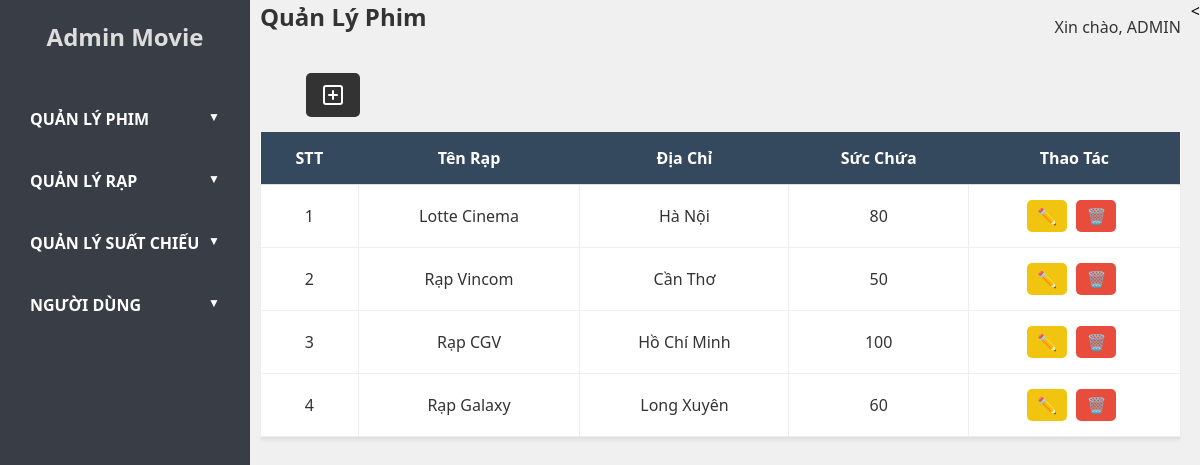
The page /admin.php?controller=theater&action=index (signed in) on the database its author committed.
### tables this page shows
CREATE TABLE `theaters` (
  `id` int NOT NULL,
  `name` varchar(100) NOT NULL,
  `address` varchar(255) NOT NULL,
  `capacity` int NOT NULL
);

### models/BaseModel.php (called while the page is built, shortened)
<?php
class BaseModel
{
     protected $conn;
     protected $table;
     public function __construct($db, $table)
     {
          $this->conn = $db;
          $this->table = $table;
     }
     public function getAll()
     {
          $query = "SELECT * FROM " . $this->table;
          $stmt = $this->conn->prepare($query);
          $stmt->execute();
          return $stmt->fetchAll(PDO::FETCH_ASSOC);
     }
}
?>

### views/admin/admin_theater/theater_list.php (the view)
<div class="main-content">
     <div class="header">
          <h1>Quản Lý Phim</h1>
          <div class="user-info">
               <span>Xin chào, ADMIN</span>
          </div>
     </div>
     <div class="nav-search">
          <div class="add">
               <a href="admin.php?controller=theater&action=edit" class="add-btn">
                    <svg xmlns="http://www.w3.org/2000/svg" width="24" height="24" viewBox="0 0 24 24" fill="none"
                         stroke="currentColor" stroke-width="2" stroke-linecap="round" stroke-linejoin="round"
                         class="lucide lucide-square-plus">
                         <rect width="18" height="18" x="3" y="3" rx="2" />
                         <path d="M8 12h8" />
                         <path d="M12 8v8" />
                    </svg>
               </a>
          </div>
     </div>
     <div class="table-container">
          <table>
               <thead>
                    <tr>
                         <th>STT</th>
                         <th>Tên Rạp</th>
                         <th>Địa Chỉ</th>
                         <th>Sức Chứa</th>
                         <th>Thao Tác</th>
                    </tr>
               </thead>
               <tbody>
                    <?php $i = 1;
                    foreach ($theaters as $theater): ?>
                         <tr>
                              <td><?= $i ?></td>
                              <td><?= htmlspecialchars($theater['name']) ?></td>
                              <td><?= htmlspecialchars($theater['address']) ?></td>
                              <td><?= htmlspecialchars($theater['capacity']) ?></td>
                              <td class="table-setting">
                                   <a href="admin.php?controller=theater&action=edit&id=<?= $theater['id']; ?>"
                                        class="edit-btn">✏️</a>
                                   <a href="#" class="delete-btn" onclick="deleteTheater(<?= $theater['id']; ?>)">
                                        🗑️
                                   </a>
                              </td>
                         </tr>
                         <?php $i++; endforeach; ?>
               </tbody>
          </table>
     </div>
</div>
<

### public/css/admin/style.css (style rules this page uses)
* { margin: 0; padding: 0; box-sizing: border-box; font-family: 'Segoe UI', Tahoma, Geneva, Verdana, sans-serif; }
body { display: flex; height: 100vh; background-color: #f0f0f0; }
.table-container { height: 550px; overflow-y: auto; }
.main-content { height: 100%; flex: 1; padding: 0 10px; }
.header { display: flex; justify-content: space-between; align-items: center; margin-bottom: 20px; }
.header h1 { font-size: 24px; }
.user-info { font-size: 16px; color: #333; }
.nav-search { display: flex; justify-content: space-between; align-items: center; padding: 0 5%; margin-bottom: 15px; }
.nav-search .add-btn { text-decoration: none; background-color: #333; padding: 10px 15px; color: #fff; border-radius: 5px; display: flex; justify-content: center; align-items: center; }
table { width: 100%; border-collapse: collapse; background-color: white; box-shadow: 0 2px 5px rgba(0, 0, 0, 0.1); }
table th, table td { padding: 15px; text-align: center; border-bottom: 1px solid #ddd; }
table th { background-color: #34495e; color: white; text-transform: capitalize; position: sticky; top: 0; }
table td { color: #333; border: 1px solid #eee; }
.edit-btn, .delete-btn { display: inline-block; padding: 5px 10px; text-decoration: none; border-radius: 5px; margin-right: 5px; font-size: 16px; }
.edit-btn { background-color: #f1c40f; color: black; }
.delete-btn { background-color: #e74c3c; color: white; }
h1 { text-align: center; font-size: 22px; margin-bottom: 20px; color: #333; }

### rows shown on the page
theaters: name "Lotte Cinema", address "Hà Nội", capacity "80"
theaters: name "Rạp Vincom", address "Cần Thơ", capacity "50"
theaters: name "Rạp CGV", address "Hồ Chí Minh", capacity "100"
theaters: name "Rạp Galaxy", address "Long Xuyên", capacity "60"
